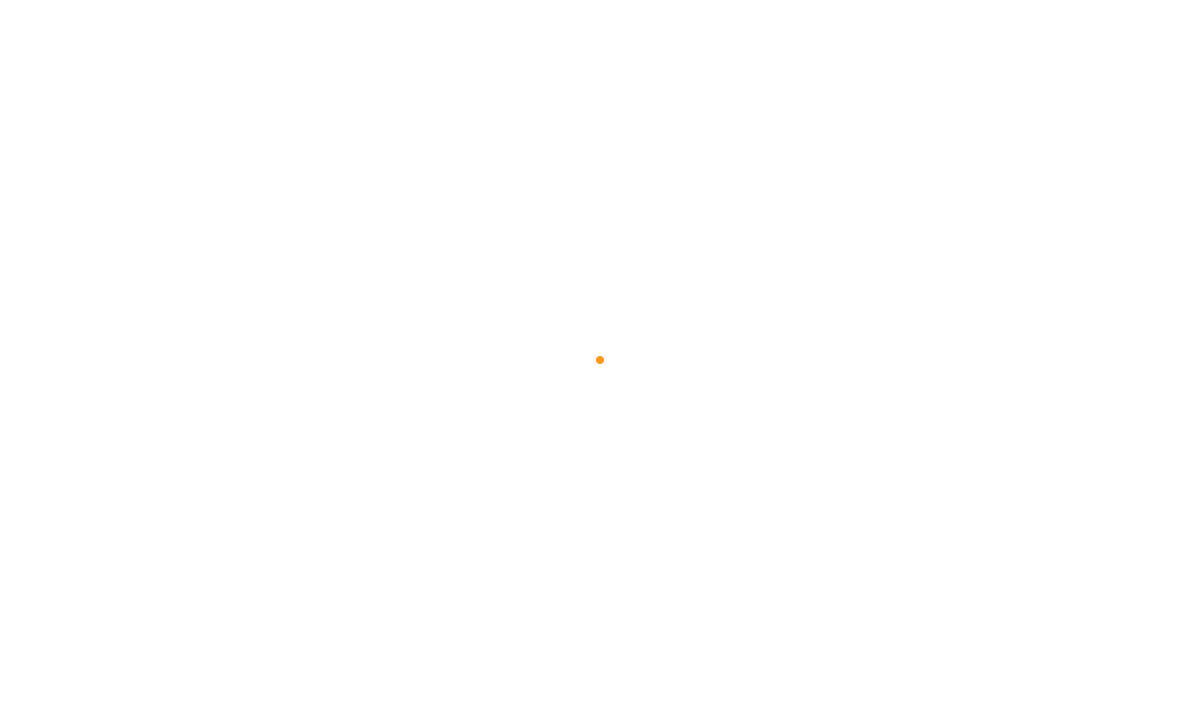
Frame 1 (no input)
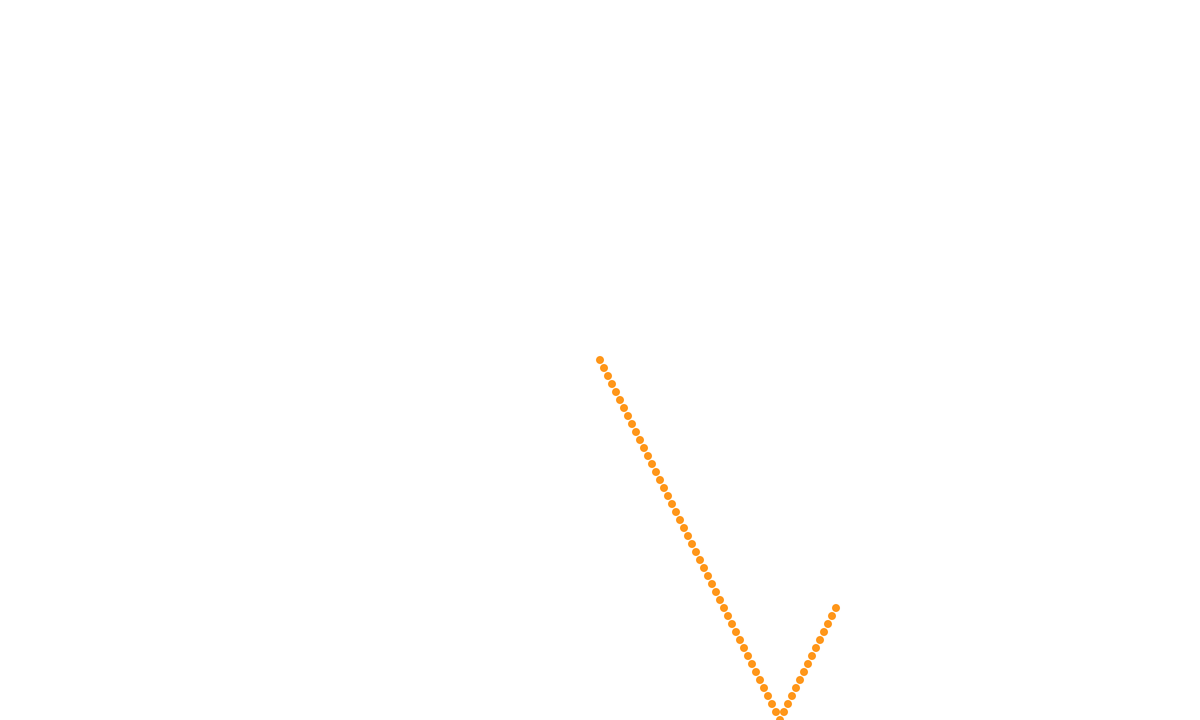
Frame 60 (the mouse pressed at the canvas centre just before this capture)
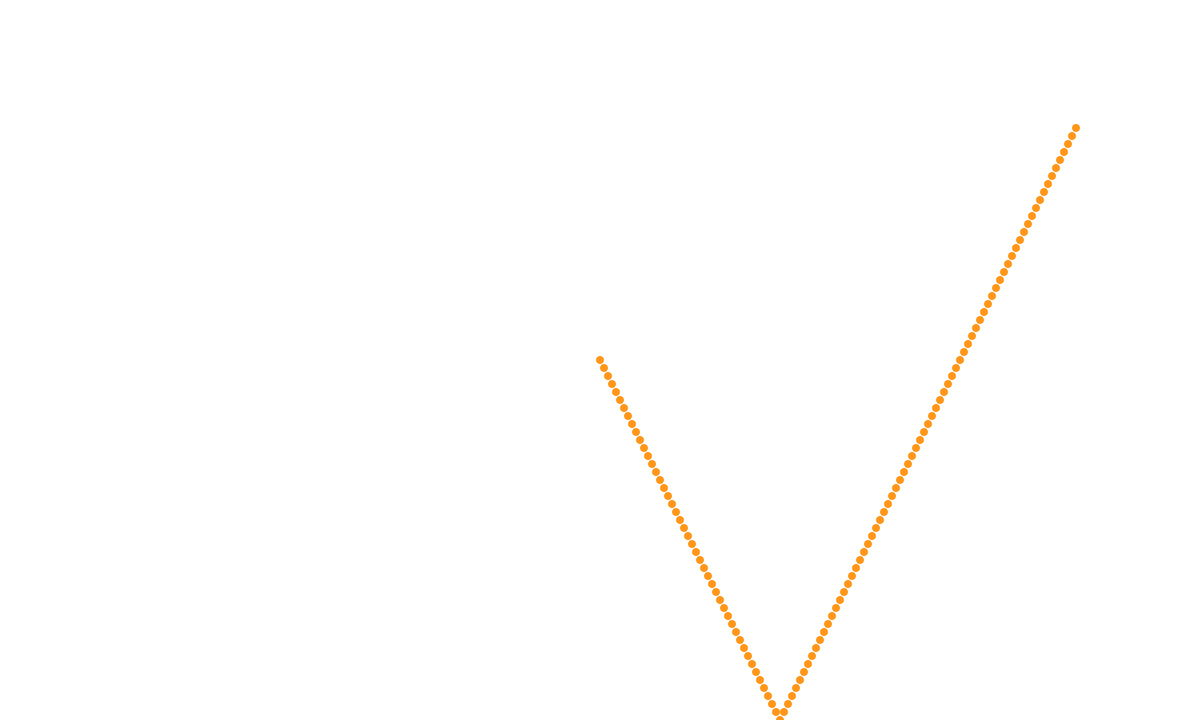
Frame 120 (the mouse held since frame 60 and released just before this capture)

The Processing sketch that drew these frames (run headless with seeded random() and noise(); from frame 60 on, the mouse is pressed at the canvas centre):

// Processing sketch: Bouncing_Ball
// ── Bouncing_Ball.pde
int xspeed, yspeed;
int xpos, ypos, wdth, ht;
void setup(){
  size(1500, 900);
  background(255);
  xspeed = 5;
  yspeed = 10;
  wdth = 10;
  ht = 10;
  noStroke();
  xpos = width/2;
  ypos = height/2;
  frameRate(60);
}
void draw(){
  //background(5,5,255);
  fill(255,150,25);
  ellipse(xpos, ypos, wdth, ht);
  xpos += xspeed;
  ypos += yspeed;
  if (xpos >= width-wdth/2 || xpos <= wdth/2){
    xspeed *= -1;
  }
  if (ypos >= height-ht/2 || ypos <= ht/2){
    yspeed = yspeed * -1;
  }
  println(frameCount);
}
